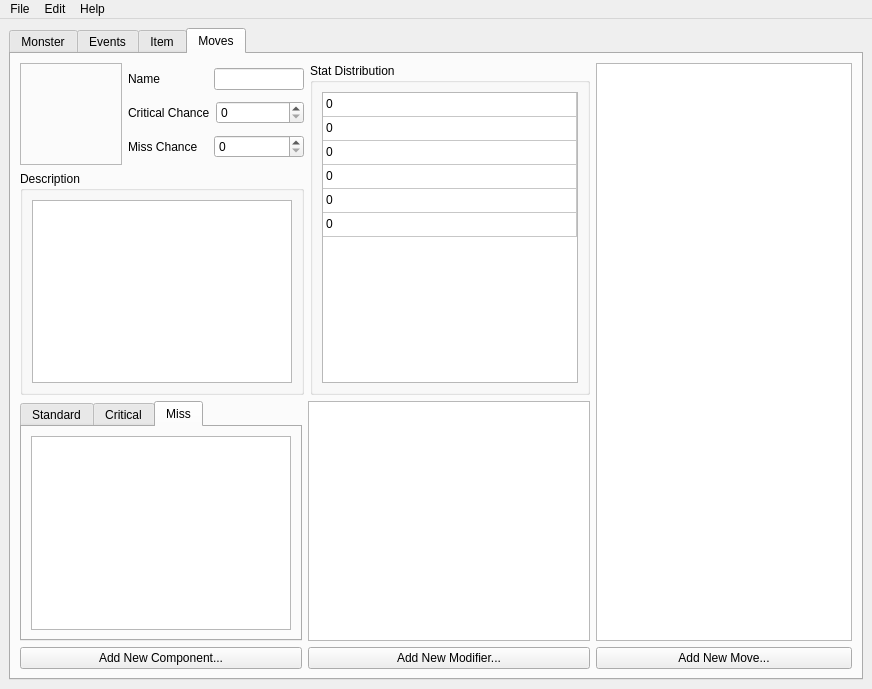
<?xml version="1.0" encoding="UTF-8"?>
<ui version="4.0">
 <class>MainWindow</class>
 <widget class="QMainWindow" name="MainWindow">
  <property name="geometry">
   <rect>
    <x>0</x>
    <y>0</y>
    <width>872</width>
    <height>689</height>
   </rect>
  </property>
  <property name="windowTitle">
   <string>RPG Editor</string>
  </property>
  <widget class="QWidget" name="centralwidget">
   <layout class="QGridLayout" name="gridLayout">
    <item row="0" column="0">
     <widget class="QTabWidget" name="tabWidget">
      <property name="currentIndex">
       <number>3</number>
      </property>
      <widget class="QWidget" name="monster_tab">
       <property name="maximumSize">
        <size>
         <width>16777215</width>
         <height>16777215</height>
        </size>
       </property>
       <attribute name="title">
        <string>Monster</string>
       </attribute>
       <layout class="QHBoxLayout" name="horizontalLayout_5">
        <item>
         <layout class="QVBoxLayout" name="verticalLayout_6">
          <item>
           <layout class="QHBoxLayout" name="horizontalLayout_3">
            <item>
             <widget class="QGraphicsView" name="graphicsView">
              <property name="sizePolicy">
               <sizepolicy hsizetype="Expanding" vsizetype="Expanding">
                <horstretch>0</horstretch>
                <verstretch>0</verstretch>
               </sizepolicy>
              </property>
             </widget>
            </item>
            <item>
             <layout class="QVBoxLayout" name="verticalLayout">
              <item>
               <widget class="QListWidget" name="listWidget_2"/>
              </item>
              <item>
               <widget class="QPushButton" name="pushButton_3">
                <property name="text">
                 <string>Add New Drop...</string>
                </property>
               </widget>
              </item>
             </layout>
            </item>
           </layout>
          </item>
          <item>
           <widget class="QGroupBox" name="groupBox">
            <property name="title">
             <string>Monster</string>
            </property>
            <layout class="QVBoxLayout" name="verticalLayout_2">
             <item>
              <layout class="QHBoxLayout" name="horizontalLayout">
               <item>
                <widget class="QLabel" name="label">
                 <property name="sizePolicy">
                  <sizepolicy hsizetype="Fixed" vsizetype="Preferred">
                   <horstretch>0</horstretch>
                   <verstretch>0</verstretch>
                  </sizepolicy>
                 </property>
                 <property name="minimumSize">
                  <size>
                   <width>100</width>
                   <height>0</height>
                  </size>
                 </property>
                 <property name="text">
                  <string>Name</string>
                 </property>
                </widget>
               </item>
               <item>
                <widget class="QLineEdit" name="lineEdit"/>
               </item>
              </layout>
             </item>
             <item>
              <layout class="QHBoxLayout" name="horizontalLayout_2">
               <item>
                <widget class="QLabel" name="label_2">
                 <property name="sizePolicy">
                  <sizepolicy hsizetype="Fixed" vsizetype="Preferred">
                   <horstretch>0</horstretch>
                   <verstretch>0</verstretch>
                  </sizepolicy>
                 </property>
                 <property name="minimumSize">
                  <size>
                   <width>100</width>
                   <height>0</height>
                  </size>
                 </property>
                 <property name="text">
                  <string>Floor Type</string>
                 </property>
                </widget>
               </item>
               <item>
                <widget class="QComboBox" name="comboBox">
                 <property name="sizePolicy">
                  <sizepolicy hsizetype="Expanding" vsizetype="Fixed">
                   <horstretch>0</horstretch>
                   <verstretch>0</verstretch>
                  </sizepolicy>
                 </property>
                </widget>
               </item>
              </layout>
             </item>
             <item>
              <layout class="QHBoxLayout" name="horizontalLayout_4">
               <item>
                <widget class="QGroupBox" name="groupBox_2">
                 <property name="title">
                  <string>Stats</string>
                 </property>
                 <layout class="QVBoxLayout" name="verticalLayout_3">
                  <item>
                   <widget class="QTableWidget" name="tableWidget">
                    <property name="sizePolicy">
                     <sizepolicy hsizetype="Maximum" vsizetype="Expanding">
                      <horstretch>0</horstretch>
                      <verstretch>0</verstretch>
                     </sizepolicy>
                    </property>
                    <property name="gridStyle">
                     <enum>Qt::SolidLine</enum>
                    </property>
                    <attribute name="horizontalHeaderVisible">
                     <bool>false</bool>
                    </attribute>
                    <attribute name="horizontalHeaderCascadingSectionResizes">
                     <bool>true</bool>
                    </attribute>
                    <attribute name="horizontalHeaderHighlightSections">
                     <bool>false</bool>
                    </attribute>
                    <attribute name="horizontalHeaderShowSortIndicator" stdset="0">
                     <bool>false</bool>
                    </attribute>
                    <attribute name="horizontalHeaderStretchLastSection">
                     <bool>true</bool>
                    </attribute>
                    <attribute name="verticalHeaderVisible">
                     <bool>false</bool>
                    </attribute>
                    <attribute name="verticalHeaderCascadingSectionResizes">
                     <bool>false</bool>
                    </attribute>
                    <attribute name="verticalHeaderDefaultSectionSize">
                     <number>24</number>
                    </attribute>
                    <attribute name="verticalHeaderHighlightSections">
                     <bool>true</bool>
                    </attribute>
                    <attribute name="verticalHeaderShowSortIndicator" stdset="0">
                     <bool>true</bool>
                    </attribute>
                    <attribute name="verticalHeaderStretchLastSection">
                     <bool>false</bool>
                    </attribute>
                    <row>
                     <property name="text">
                      <string>Attack</string>
                     </property>
                    </row>
                    <row>
                     <property name="text">
                      <string>Speed</string>
                     </property>
                    </row>
                    <row>
                     <property name="text">
                      <string>Defense</string>
                     </property>
                    </row>
                    <row>
                     <property name="text">
                      <string>Health</string>
                     </property>
                    </row>
                    <row>
                     <property name="text">
                      <string>Magic</string>
                     </property>
                    </row>
                    <row>
                     <property name="text">
                      <string>Resist</string>
                     </property>
                    </row>
                    <column>
                     <property name="text">
                      <string>Value</string>
                     </property>
                    </column>
                    <item row="0" column="0">
                     <property name="text">
                      <string>0</string>
                     </property>
                    </item>
                    <item row="1" column="0">
                     <property name="text">
                      <string>0</string>
                     </property>
                    </item>
                    <item row="2" column="0">
                     <property name="text">
                      <string>0</string>
                     </property>
                    </item>
                    <item row="3" column="0">
                     <property name="text">
                      <string>0</string>
                     </property>
                    </item>
                    <item row="4" column="0">
                     <property name="text">
                      <string>0</string>
                     </property>
                    </item>
                    <item row="5" column="0">
                     <property name="text">
                      <string>0</string>
                     </property>
                    </item>
                   </widget>
                  </item>
                 </layout>
                </widget>
               </item>
               <item>
                <widget class="QGroupBox" name="groupBox_4">
                 <property name="title">
                  <string>Effects</string>
                 </property>
                 <layout class="QVBoxLayout" name="verticalLayout_7">
                  <item>
                   <widget class="QListWidget" name="listWidget_3"/>
                  </item>
                  <item>
                   <widget class="QPushButton" name="pushButton_4">
                    <property name="text">
                     <string>Add New Effect...</string>
                    </property>
                   </widget>
                  </item>
                 </layout>
                </widget>
               </item>
               <item>
                <widget class="QGroupBox" name="groupBox_3">
                 <property name="title">
                  <string>Abilities</string>
                 </property>
                 <layout class="QVBoxLayout" name="verticalLayout_4">
                  <item>
                   <widget class="QListView" name="listView_2"/>
                  </item>
                  <item>
                   <widget class="QPushButton" name="pushButton_2">
                    <property name="text">
                     <string>Add New Ability...</string>
                    </property>
                   </widget>
                  </item>
                 </layout>
                </widget>
               </item>
              </layout>
             </item>
            </layout>
           </widget>
          </item>
         </layout>
        </item>
        <item>
         <layout class="QVBoxLayout" name="verticalLayout_5">
          <item>
           <widget class="QListWidget" name="listWidget">
            <property name="sizePolicy">
             <sizepolicy hsizetype="Minimum" vsizetype="Expanding">
              <horstretch>0</horstretch>
              <verstretch>0</verstretch>
             </sizepolicy>
            </property>
           </widget>
          </item>
          <item>
           <widget class="QPushButton" name="pushButton">
            <property name="text">
             <string>Create New Monster...</string>
            </property>
           </widget>
          </item>
         </layout>
        </item>
       </layout>
      </widget>
      <widget class="QWidget" name="scenario_tab">
       <attribute name="title">
        <string>Events</string>
       </attribute>
       <layout class="QHBoxLayout" name="horizontalLayout_13" stretch="1,0">
        <item>
         <layout class="QVBoxLayout" name="dialogueLayout">
          <item>
           <layout class="QHBoxLayout" name="horizontalLayout_10">
            <item>
             <widget class="QLabel" name="label_5">
              <property name="sizePolicy">
               <sizepolicy hsizetype="Fixed" vsizetype="Preferred">
                <horstretch>0</horstretch>
                <verstretch>0</verstretch>
               </sizepolicy>
              </property>
              <property name="minimumSize">
               <size>
                <width>100</width>
                <height>0</height>
               </size>
              </property>
              <property name="text">
               <string>Name</string>
              </property>
             </widget>
            </item>
            <item>
             <widget class="QLineEdit" name="eventName"/>
            </item>
           </layout>
          </item>
          <item>
           <layout class="QHBoxLayout" name="horizontalLayout_11">
            <item>
             <widget class="QLabel" name="label_6">
              <property name="sizePolicy">
               <sizepolicy hsizetype="Fixed" vsizetype="Preferred">
                <horstretch>0</horstretch>
                <verstretch>0</verstretch>
               </sizepolicy>
              </property>
              <property name="minimumSize">
               <size>
                <width>100</width>
                <height>0</height>
               </size>
              </property>
              <property name="text">
               <string>Floor Type</string>
              </property>
             </widget>
            </item>
            <item>
             <widget class="QComboBox" name="eventFloorType">
              <property name="sizePolicy">
               <sizepolicy hsizetype="Expanding" vsizetype="Fixed">
                <horstretch>0</horstretch>
                <verstretch>0</verstretch>
               </sizepolicy>
              </property>
             </widget>
            </item>
           </layout>
          </item>
          <item>
           <layout class="QHBoxLayout" name="horizontalLayout_12">
            <item>
             <widget class="QLabel" name="label_7">
              <property name="sizePolicy">
               <sizepolicy hsizetype="Fixed" vsizetype="Preferred">
                <horstretch>0</horstretch>
                <verstretch>0</verstretch>
               </sizepolicy>
              </property>
              <property name="minimumSize">
               <size>
                <width>100</width>
                <height>0</height>
               </size>
              </property>
              <property name="text">
               <string>Room Type</string>
              </property>
             </widget>
            </item>
            <item>
             <widget class="QComboBox" name="eventRoomType">
              <property name="sizePolicy">
               <sizepolicy hsizetype="Expanding" vsizetype="Fixed">
                <horstretch>0</horstretch>
                <verstretch>0</verstretch>
               </sizepolicy>
              </property>
              <item>
               <property name="text">
                <string>Event</string>
               </property>
              </item>
              <item>
               <property name="text">
                <string>Entrance</string>
               </property>
              </item>
              <item>
               <property name="text">
                <string>Exit</string>
               </property>
              </item>
              <item>
               <property name="text">
                <string>Monster</string>
               </property>
              </item>
             </widget>
            </item>
           </layout>
          </item>
          <item>
           <widget class="QListWidget" name="dialogueList"/>
          </item>
          <item>
           <widget class="QPushButton" name="newDialogue">
            <property name="text">
             <string>Add New Dialogue...</string>
            </property>
           </widget>
          </item>
         </layout>
        </item>
        <item>
         <layout class="QVBoxLayout" name="verticalLayout_13">
          <item>
           <widget class="QListWidget" name="eventList">
            <property name="batchSize">
             <number>100</number>
            </property>
            <property name="selectionRectVisible">
             <bool>false</bool>
            </property>
            <property name="currentRow">
             <number>-1</number>
            </property>
           </widget>
          </item>
          <item>
           <widget class="QPushButton" name="newEvent">
            <property name="text">
             <string>Add New Event...</string>
            </property>
           </widget>
          </item>
         </layout>
        </item>
       </layout>
      </widget>
      <widget class="QWidget" name="item_tab">
       <attribute name="title">
        <string>Item</string>
       </attribute>
       <layout class="QHBoxLayout" name="horizontalLayout_22">
        <item>
         <layout class="QVBoxLayout" name="itemBox">
          <item>
           <layout class="QVBoxLayout" name="verticalLayout_8">
            <item>
             <layout class="QHBoxLayout" name="itemBase">
              <item>
               <widget class="QRadioButton" name="base">
                <property name="text">
                 <string>Base Item</string>
                </property>
                <property name="checked">
                 <bool>true</bool>
                </property>
               </widget>
              </item>
              <item>
               <widget class="QRadioButton" name="nonbase">
                <property name="text">
                 <string>Static Item</string>
                </property>
               </widget>
              </item>
             </layout>
            </item>
            <item>
             <layout class="QHBoxLayout" name="horizontalLayout_6">
              <item>
               <widget class="QLabel" name="label_3">
                <property name="sizePolicy">
                 <sizepolicy hsizetype="Fixed" vsizetype="Preferred">
                  <horstretch>0</horstretch>
                  <verstretch>0</verstretch>
                 </sizepolicy>
                </property>
                <property name="minimumSize">
                 <size>
                  <width>100</width>
                  <height>0</height>
                 </size>
                </property>
                <property name="text">
                 <string>Name</string>
                </property>
               </widget>
              </item>
              <item>
               <widget class="QLineEdit" name="itemName"/>
              </item>
             </layout>
            </item>
            <item>
             <layout class="QHBoxLayout" name="horizontalLayout_15">
              <item>
               <widget class="QLabel" name="label_9">
                <property name="minimumSize">
                 <size>
                  <width>100</width>
                  <height>0</height>
                 </size>
                </property>
                <property name="text">
                 <string>Item Type</string>
                </property>
               </widget>
              </item>
              <item>
               <widget class="QComboBox" name="itemType">
                <property name="sizePolicy">
                 <sizepolicy hsizetype="Expanding" vsizetype="Fixed">
                  <horstretch>0</horstretch>
                  <verstretch>0</verstretch>
                 </sizepolicy>
                </property>
                <item>
                 <property name="text">
                  <string>Sword</string>
                 </property>
                </item>
                <item>
                 <property name="text">
                  <string>Shield</string>
                 </property>
                </item>
                <item>
                 <property name="text">
                  <string>Wand</string>
                 </property>
                </item>
                <item>
                 <property name="text">
                  <string>Axe</string>
                 </property>
                </item>
                <item>
                 <property name="text">
                  <string>Helmet</string>
                 </property>
                </item>
                <item>
                 <property name="text">
                  <string>Legs</string>
                 </property>
                </item>
                <item>
                 <property name="text">
                  <string>Gloves</string>
                 </property>
                </item>
                <item>
                 <property name="text">
                  <string>Chest</string>
                 </property>
                </item>
                <item>
                 <property name="text">
                  <string>Ring</string>
                 </property>
                </item>
                <item>
                 <property name="text">
                  <string>Shoes</string>
                 </property>
                </item>
                <item>
                 <property name="text">
                  <string>Boots</string>
                 </property>
                </item>
                <item>
                 <property name="text">
                  <string>Necklace</string>
                 </property>
                </item>
                <item>
                 <property name="text">
                  <string>Mace</string>
                 </property>
                </item>
                <item>
                 <property name="text">
                  <string>Staff</string>
                 </property>
                </item>
               </widget>
              </item>
             </layout>
            </item>
            <item>
             <layout class="QHBoxLayout" name="horizontalLayout_14">
              <item>
               <widget class="QLabel" name="label_8">
                <property name="minimumSize">
                 <size>
                  <width>100</width>
                  <height>0</height>
                 </size>
                </property>
                <property name="text">
                 <string>Slot</string>
                </property>
               </widget>
              </item>
              <item>
               <widget class="QComboBox" name="itemSlot">
                <property name="sizePolicy">
                 <sizepolicy hsizetype="Expanding" vsizetype="Fixed">
                  <horstretch>0</horstretch>
                  <verstretch>0</verstretch>
                 </sizepolicy>
                </property>
                <item>
                 <property name="text">
                  <string>Hand</string>
                 </property>
                </item>
                <item>
                 <property name="text">
                  <string>Body</string>
                 </property>
                </item>
                <item>
                 <property name="text">
                  <string>Legs</string>
                 </property>
                </item>
                <item>
                 <property name="text">
                  <string>Feet</string>
                 </property>
                </item>
                <item>
                 <property name="text">
                  <string>Head</string>
                 </property>
                </item>
                <item>
                 <property name="text">
                  <string>Extra</string>
                 </property>
                </item>
               </widget>
              </item>
             </layout>
            </item>
           </layout>
          </item>
          <item>
           <layout class="QHBoxLayout" name="horizontalLayout_8">
            <item>
             <widget class="QGroupBox" name="groupBox_7">
              <property name="title">
               <string>Stats</string>
              </property>
              <layout class="QVBoxLayout" name="verticalLayout_10">
               <item>
                <widget class="QTableWidget" name="itemStats">
                 <property name="sizePolicy">
                  <sizepolicy hsizetype="Maximum" vsizetype="Expanding">
                   <horstretch>0</horstretch>
                   <verstretch>0</verstretch>
                  </sizepolicy>
                 </property>
                 <property name="gridStyle">
                  <enum>Qt::SolidLine</enum>
                 </property>
                 <attribute name="horizontalHeaderVisible">
                  <bool>false</bool>
                 </attribute>
                 <attribute name="horizontalHeaderCascadingSectionResizes">
                  <bool>true</bool>
                 </attribute>
                 <attribute name="horizontalHeaderHighlightSections">
                  <bool>false</bool>
                 </attribute>
                 <attribute name="horizontalHeaderShowSortIndicator" stdset="0">
                  <bool>false</bool>
                 </attribute>
                 <attribute name="horizontalHeaderStretchLastSection">
                  <bool>true</bool>
                 </attribute>
                 <attribute name="verticalHeaderVisible">
                  <bool>false</bool>
                 </attribute>
                 <attribute name="verticalHeaderCascadingSectionResizes">
                  <bool>false</bool>
                 </attribute>
                 <attribute name="verticalHeaderDefaultSectionSize">
                  <number>24</number>
                 </attribute>
                 <attribute name="verticalHeaderHighlightSections">
                  <bool>true</bool>
                 </attribute>
                 <attribute name="verticalHeaderShowSortIndicator" stdset="0">
                  <bool>true</bool>
                 </attribute>
                 <attribute name="verticalHeaderStretchLastSection">
                  <bool>false</bool>
                 </attribute>
                 <row>
                  <property name="text">
                   <string>Attack</string>
                  </property>
                 </row>
                 <row>
                  <property name="text">
                   <string>Speed</string>
                  </property>
                 </row>
                 <row>
                  <property name="text">
                   <string>Defense</string>
                  </property>
                 </row>
                 <row>
                  <property name="text">
                   <string>Health</string>
                  </property>
                 </row>
                 <row>
                  <property name="text">
                   <string>Magic</string>
                  </property>
                 </row>
                 <row>
                  <property name="text">
                   <string>Resist</string>
                  </property>
                 </row>
                 <row>
                  <property name="text">
                   <string>Action</string>
                  </property>
                 </row>
                 <column>
                  <property name="text">
                   <string>Value</string>
                  </property>
                 </column>
                 <item row="0" column="0">
                  <property name="text">
                   <string>0</string>
                  </property>
                 </item>
                 <item row="1" column="0">
                  <property name="text">
                   <string>0</string>
                  </property>
                 </item>
                 <item row="2" column="0">
                  <property name="text">
                   <string>0</string>
                  </property>
                 </item>
                 <item row="3" column="0">
                  <property name="text">
                   <string>0</string>
                  </property>
                 </item>
                 <item row="4" column="0">
                  <property name="text">
                   <string>0</string>
                  </property>
                 </item>
                 <item row="5" column="0">
                  <property name="text">
                   <string>0</string>
                  </property>
                 </item>
                 <item row="6" column="0">
                  <property name="text">
                   <string>0</string>
                  </property>
                 </item>
                </widget>
               </item>
              </layout>
             </widget>
            </item>
            <item>
             <widget class="QGroupBox" name="groupBox_8">
              <property name="title">
               <string>Attributes</string>
              </property>
              <layout class="QVBoxLayout" name="verticalLayout_11">
               <item>
                <widget class="QListWidget" name="attrList"/>
               </item>
               <item>
                <widget class="QPushButton" name="attrButton">
                 <property name="text">
                  <string>Add New Attribute...</string>
                 </property>
                </widget>
               </item>
              </layout>
             </widget>
            </item>
           </layout>
          </item>
         </layout>
        </item>
        <item>
         <layout class="QVBoxLayout" name="verticalLayout_22">
          <item>
           <widget class="QListWidget" name="itemList"/>
          </item>
          <item>
           <widget class="QPushButton" name="pushButton_6">
            <property name="text">
             <string>Add New Item...</string>
            </property>
           </widget>
          </item>
         </layout>
        </item>
       </layout>
       <zorder></zorder>
       <zorder></zorder>
      </widget>
      <widget class="QWidget" name="tab">
       <attribute name="title">
        <string>Moves</string>
       </attribute>
       <layout class="QHBoxLayout" name="horizontalLayout_23" stretch="1,0">
        <item>
         <layout class="QVBoxLayout" name="verticalLayout_17" stretch="1,0">
          <item>
           <layout class="QHBoxLayout" name="horizontalLayout_20" stretch="1,0">
            <item>
             <layout class="QVBoxLayout" name="verticalLayout_14" stretch="0,0">
              <item>
               <layout class="QHBoxLayout" name="horizontalLayout_9" stretch="0,0">
                <item>
                 <widget class="QFrame" name="frame">
                  <property name="frameShape">
                   <enum>QFrame::StyledPanel</enum>
                  </property>
                  <property name="frameShadow">
                   <enum>QFrame::Sunken</enum>
                  </property>
                  <property name="lineWidth">
                   <number>2</number>
                  </property>
                  <layout class="QHBoxLayout" name="horizontalLayout_24">
                   <property name="spacing">
                    <number>0</number>
                   </property>
                   <property name="leftMargin">
                    <number>0</number>
                   </property>
                   <property name="topMargin">
                    <number>0</number>
                   </property>
                   <property name="rightMargin">
                    <number>0</number>
                   </property>
                   <property name="bottomMargin">
                    <number>0</number>
                   </property>
                   <item>
                    <widget class="QPushButton" name="moveIcon">
                     <property name="minimumSize">
                      <size>
                       <width>100</width>
                       <height>100</height>
                      </size>
                     </property>
                     <property name="text">
                      <string/>
                     </property>
                     <property name="autoDefault">
                      <bool>false</bool>
                     </property>
                     <property name="default">
                      <bool>false</bool>
                     </property>
                     <property name="flat">
                      <bool>true</bool>
                     </property>
                    </widget>
                   </item>
                  </layout>
                 </widget>
                </item>
                <item>
                 <layout class="QVBoxLayout" name="verticalLayout_12">
                  <item>
                   <layout class="QHBoxLayout" name="horizontalLayout_17">
                    <item>
                     <widget class="QLabel" name="label_10">
                      <property name="minimumSize">
                       <size>
                        <width>80</width>
                        <height>0</height>
                       </size>
                      </property>
                      <property name="text">
                       <string>Name</string>
                      </property>
                     </widget>
                    </item>
                    <item>
                     <widget class="QLineEdit" name="moveName">
                      <property name="sizePolicy">
                       <sizepolicy hsizetype="Expanding" vsizetype="Fixed">
                        <horstretch>0</horstretch>
                        <verstretch>0</verstretch>
                       </sizepolicy>
                      </property>
                     </widget>
                    </item>
                   </layout>
                  </item>
                  <item>
                   <layout class="QHBoxLayout" name="horizontalLayout_18">
                    <item>
                     <widget class="QLabel" name="label_11">
                      <property name="minimumSize">
                       <size>
                        <width>80</width>
                        <height>0</height>
                       </size>
                      </property>
                      <property name="text">
                       <string>Critical Chance</string>
                      </property>
                     </widget>
                    </item>
                    <item>
                     <widget class="QSpinBox" name="moveCrit">
                      <property name="sizePolicy">
                       <sizepolicy hsizetype="Expanding" vsizetype="Fixed">
                        <horstretch>0</horstretch>
                        <verstretch>0</verstretch>
                       </sizepolicy>
                      </property>
                      <property name="maximum">
                       <number>100</number>
                      </property>
                     </widget>
                    </item>
                   </layout>
                  </item>
                  <item>
                   <layout class="QHBoxLayout" name="horizontalLayout_19">
                    <item>
                     <widget class="QLabel" name="label_12">
                      <property name="minimumSize">
                       <size>
                        <width>80</width>
                        <height>0</height>
                       </size>
                      </property>
                      <property name="text">
                       <string>Miss Chance</string>
                      </property>
                     </widget>
                    </item>
                    <item>
                     <widget class="QSpinBox" name="moveMiss">
                      <property name="sizePolicy">
                       <sizepolicy hsizetype="Expanding" vsizetype="Fixed">
                        <horstretch>0</horstretch>
                        <verstretch>0</verstretch>
                       </sizepolicy>
                      </property>
                      <property name="maximum">
                       <number>100</number>
                      </property>
                     </widget>
                    </item>
                   </layout>
                  </item>
                 </layout>
                </item>
               </layout>
              </item>
              <item>
               <widget class="QGroupBox" name="groupBox_9">
                <property name="title">
                 <string>Description</string>
                </property>
                <layout class="QVBoxLayout" name="verticalLayout_20">
                 <item>
                  <widget class="QTextEdit" name="moveDesc">
                   <property name="lineWidth">
                    <number>2</number>
                   </property>
                  </widget>
                 </item>
                </layout>
               </widget>
              </item>
             </layout>
            </item>
            <item>
             <widget class="QGroupBox" name="groupBox_5">
              <property name="title">
               <string>Stat Distribution</string>
              </property>
              <layout class="QHBoxLayout" name="horizontalLayout_7">
               <item>
                <widget class="QTableWidget" name="moveStats">
                 <property name="sizePolicy">
                  <sizepolicy hsizetype="Maximum" vsizetype="Expanding">
                   <horstretch>0</horstretch>
                   <verstretch>0</verstretch>
                  </sizepolicy>
                 </property>
                 <property name="gridStyle">
                  <enum>Qt::SolidLine</enum>
                 </property>
                 <attribute name="horizontalHeaderVisible">
                  <bool>false</bool>
                 </attribute>
                 <attribute name="horizontalHeaderCascadingSectionResizes">
                  <bool>true</bool>
                 </attribute>
                 <attribute name="horizontalHeaderHighlightSections">
                  <bool>false</bool>
                 </attribute>
                 <attribute name="horizontalHeaderShowSortIndicator" stdset="0">
                  <bool>false</bool>
                 </attribute>
                 <attribute name="horizontalHeaderStretchLastSection">
                  <bool>true</bool>
                 </attribute>
                 <attribute name="verticalHeaderVisible">
                  <bool>false</bool>
                 </attribute>
                 <attribute name="verticalHeaderCascadingSectionResizes">
                  <bool>false</bool>
                 </attribute>
                 <attribute name="verticalHeaderDefaultSectionSize">
                  <number>24</number>
                 </attribute>
                 <attribute name="verticalHeaderHighlightSections">
                  <bool>true</bool>
                 </attribute>
                 <attribute name="verticalHeaderShowSortIndicator" stdset="0">
                  <bool>true</bool>
                 </attribute>
                 <attribute name="verticalHeaderStretchLastSection">
                  <bool>false</bool>
                 </attribute>
                 <row>
                  <property name="text">
                   <string>Attack</string>
                  </property>
                 </row>
                 <row>
                  <property name="text">
                   <string>Speed</string>
                  </property>
                 </row>
                 <row>
                  <property name="text">
                   <string>Defense</string>
                  </property>
                 </row>
                 <row>
                  <property name="text">
                   <string>Health</string>
                  </property>
                 </row>
                 <row>
                  <property name="text">
                   <string>Magic</string>
                  </property>
                 </row>
                 <row>
                  <property name="text">
                   <string>Resist</string>
                  </property>
                 </row>
                 <column>
                  <property name="text">
                   <string>Value</string>
                  </property>
                 </column>
                 <item row="0" column="0">
                  <property name="text">
                   <string>0</string>
                  </property>
                 </item>
                 <item row="1" column="0">
                  <property name="text">
                   <string>0</string>
                  </property>
                 </item>
                 <item row="2" column="0">
                  <property name="text">
                   <string>0</string>
                  </property>
                 </item>
                 <item row="3" column="0">
                  <property name="text">
                   <string>0</string>
                  </property>
                 </item>
                 <item row="4" column="0">
                  <property name="text">
                   <string>0</string>
                  </property>
                 </item>
                 <item row="5" column="0">
                  <property name="text">
                   <string>0</string>
                  </property>
                 </item>
                </widget>
               </item>
              </layout>
             </widget>
            </item>
           </layout>
          </item>
          <item>
           <layout class="QHBoxLayout" name="horizontalLayout_21">
            <item>
             <layout class="QVBoxLayout" name="verticalLayout_15">
              <item>
               <widget class="QTabWidget" name="tabWidget_2">
                <property name="currentIndex">
                 <number>2</number>
                </property>
                <widget class="QWidget" name="tab_2">
                 <attribute name="title">
                  <string>Standard</string>
                 </attribute>
                 <layout class="QHBoxLayout" name="horizontalLayout_16">
                  <item>
                   <widget class="QListWidget" name="compList"/>
                  </item>
                 </layout>
                </widget>
                <widget class="QWidget" name="tab_3">
                 <attribute name="title">
                  <string>Critical</string>
                 </attribute>
                 <layout class="QVBoxLayout" name="verticalLayout_19">
                  <item>
                   <widget class="QListWidget" name="critList"/>
                  </item>
                 </layout>
                </widget>
                <widget class="QWidget" name="tab_4">
                 <attribute name="title">
                  <string>Miss</string>
                 </attribute>
                 <layout class="QVBoxLayout" name="verticalLayout_18">
                  <item>
                   <widget class="QListWidget" name="missList"/>
                  </item>
                 </layout>
                </widget>
               </widget>
              </item>
              <item>
               <widget class="QPushButton" name="newComponent">
                <property name="text">
                 <string>Add New Component...</string>
                </property>
               </widget>
              </item>
             </layout>
            </item>
            <item>
             <layout class="QVBoxLayout" name="verticalLayout_16">
              <item>
               <widget class="QListWidget" name="modifierList"/>
              </item>
              <item>
               <widget class="QPushButton" name="newModifier">
                <property name="text">
                 <string>Add New Modifier...</string>
                </property>
                <property name="flat">
                 <bool>false</bool>
                </property>
               </widget>
              </item>
             </layout>
            </item>
           </layout>
          </item>
         </layout>
        </item>
        <item>
         <layout class="QVBoxLayout" name="verticalLayout_9">
          <item>
           <widget class="QListWidget" name="moveList"/>
          </item>
          <item>
           <widget class="QPushButton" name="newMove">
            <property name="text">
             <string>Add New Move...</string>
            </property>
           </widget>
          </item>
         </layout>
        </item>
       </layout>
       <zorder></zorder>
      </widget>
     </widget>
    </item>
   </layout>
  </widget>
  <widget class="QMenuBar" name="menubar">
   <property name="geometry">
    <rect>
     <x>0</x>
     <y>0</y>
     <width>872</width>
     <height>21</height>
    </rect>
   </property>
   <widget class="QMenu" name="menuFile">
    <property name="title">
     <string>File</string>
    </property>
    <addaction name="actionExit"/>
   </widget>
   <widget class="QMenu" name="menuEdit">
    <property name="title">
     <string>Edit</string>
    </property>
    <addaction name="actionAdd_Floor_Type"/>
    <addaction name="actionAdd_Item"/>
    <addaction name="actionAdd_Skill"/>
    <addaction name="actionAdd_Attribute"/>
    <addaction name="actionAdd_Effect"/>
   </widget>
   <widget class="QMenu" name="menuHelp">
    <property name="title">
     <string>Help</string>
    </property>
    <addaction name="actionAbout"/>
   </widget>
   <addaction name="menuFile"/>
   <addaction name="menuEdit"/>
   <addaction name="menuHelp"/>
  </widget>
  <action name="actionAdd_Floor_Type">
   <property name="text">
    <string>Add Floor Type...</string>
   </property>
  </action>
  <action name="actionAdd_Item">
   <property name="text">
    <string>Add Item...</string>
   </property>
  </action>
  <action name="actionAdd_Skill">
   <property name="text">
    <string>Add Skill...</string>
   </property>
  </action>
  <action name="actionQuit">
   <property name="text">
    <string>Update</string>
   </property>
  </action>
  <action name="actionExit">
   <property name="text">
    <string>Exit</string>
   </property>
  </action>
  <action name="actionAbout">
   <property name="text">
    <string>About</string>
   </property>
  </action>
  <action name="actionAdd_Attribute">
   <property name="text">
    <string>Add Attribute...</string>
   </property>
  </action>
  <action name="actionAdd_Effect">
   <property name="text">
    <string>Add Effect...</string>
   </property>
  </action>
 </widget>
 <resources/>
 <connections/>
</ui>
